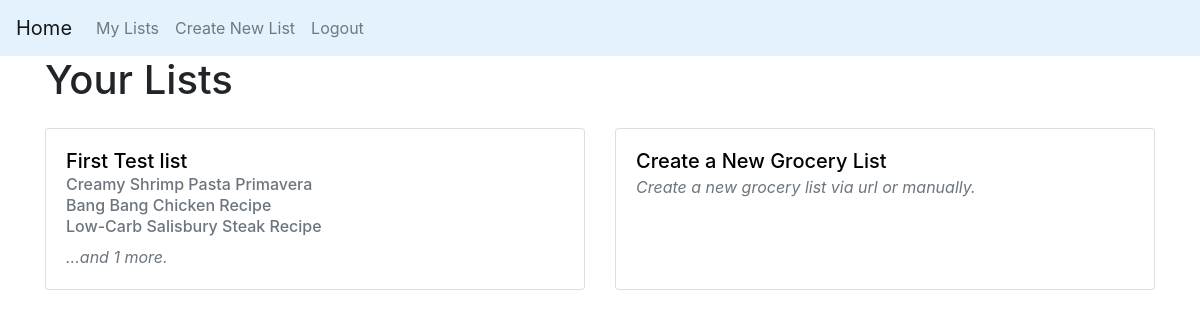
The page /home (signed in) on the database as committed earlier.
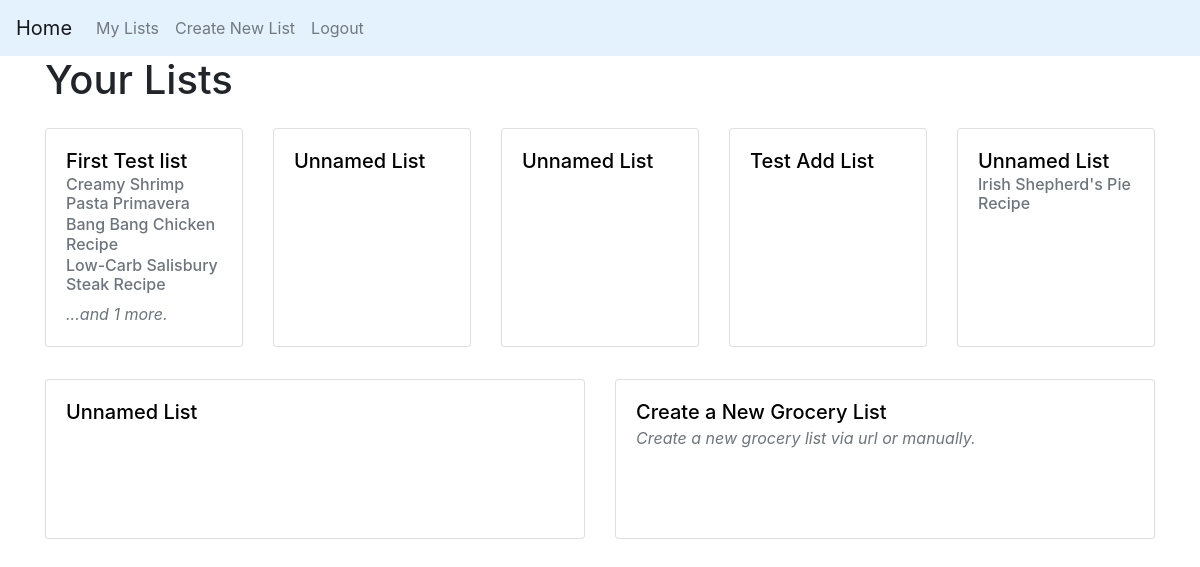
The same page on the database as committed later.
### grocerylistapp/models.py (models this page shows, shortened)
class CompiledList(db.Model):
    id = db.Column(db.Integer, primary_key=True)    # the primary key
    name = db.Column(db.String(20), nullable=False, default="Unnamed List")  # user created name, optional
    hex_name = db.Column(db.String(20), unique=True, nullable=False)  # name for database #TODO use hex_id() function
    lines = db.relationship('CleanedLine', backref='list', lazy=True)  # cleaned lines for the list
    recipes = db.relationship('RecipeList', backref='complist', lazy=True)  # all recipes that are in the compiled list
    user_id = db.Column(db.ForeignKey('user.id'), nullable=False)  # the id of the user who made the list

class RecipeList(db.Model):
    id = db.Column(db.Integer, primary_key=True)  # the primary key
    name = db.Column(db.String, nullable=False)  # name for recipe (from url)
    hex_name = db.Column(db.String(20), unique=True, nullable=False)  # name for database #TODO use hex_id() function
    hex_color = db.Column(db.String(6), nullable=False)  # randomly generated color for use in lists
    image_file = db.Column(db.String(20), nullable=False, default='default.jpg')  # image for list
    recipe_url = db.Column(db.String(200))
    compiled_list = db.Column(db.ForeignKey('compiled_list.id'))    # the id of the compiled list
    lines = db.relationship('RawLine', backref='rlist', lazy=True)  # the lines of the list

### grocerylistapp/account/routes.py (the view)
@account.route('/home', methods=['GET', 'POST'])
def user_homepage():
    user_lists = CompiledList.query.filter_by(user_id=current_user.id)
    user_lists = [ChecklistCard(c, 3) for c in user_lists]
    url_form = RecipeURLForm(prefix='url')
    return render_template('user_home.html', user_lists=user_lists, url_form=url_form, grocery_lists=user_lists)

### grocerylistapp/models.py (called while the page is built)
@login_manager.user_loader
def load_user(user_id):
    print(user_id)
    return User.query.get(user_id)

### grocerylistapp/templates/user_home.html (shortened to what this page needs)
{% extends 'layout.html' %}
{% block content %}
<h1>Your Lists</h1>
<div class="card-deck">
{% for list in user_lists %}
        <div class="card recipe-card my-3">
            <div class="card-body">
                <h5><a href="{{url_for('checklist.compiled_list', hex_name=list.hex_name)}}" class="stretched-link card-title">{{list.name}}</a></h5>
                {% for recipe in list.sample_recipes %}
                    <h6 class="card-subtitle mb-2 text-muted">{{ recipe.name }}</h6>
                {% endfor %}
                {% if list.leftover_recipes > 0 %}
                    <p class="card-text font-italic text-muted">...and {{list.leftover_recipes}} more. </p>
                {% endif %}
            </div>
        </div>
{% endfor %}
        <div class="card recipe-card my-3">
            <div class="card-body">
                <h5><a href="{{url_for('checklist.create_list_page')}}" class="stretched-link card-title">Create a New Grocery List</a></h5>
                <p class="card-subtitle mb-2 text-muted font-italic">Create a new grocery list via url or manually.</p>
            </div>
        </div>
</div>
{% endblock content %}

### grocerylistapp/templates/layout.html (shortened to what this page needs)
<!DOCTYPE html>
<html lang="en">
<head>
    <link rel="stylesheet" href="https://stackpath.bootstrapcdn.com/bootstrap/4.4.1/css/bootstrap.min.css">
    <link rel="stylesheet" href="{{url_for('static', filename='main.css')}}">
</head>
<body>
<nav class="navbar navbar-light navbar-expand-sm" style="background-color: #e3f2fd;">
    <a class="navbar-brand" href="{{ url_for('main.home') }}">Home</a>
        <div class="collapse navbar-collapse" id="myNavbar">
            <ul class="nav navbar-nav">
                {% if grocery_lists %}
                    <li class="nav-item dropdown">
                        <a class="nav-link" data-toggle="dropdown" href="#" role="button">
                            My Lists
                        </a>
                    </li>
                {% endif %}
                {% if current_user.is_authenticated %}
                    <li class="nav-item"><a class="nav-link" href="{{ url_for('checklist.create_list_page') }}">Create New List</a></li>
                    <li class="nav-item"><a class="nav-link" href="{{ url_for('account.logout') }}">Logout</a></li>
                {% endif %}
            </ul>
        </div>
</nav>
<div class="container" role="main">
    {% block content %}{% endblock %}
</div>
</body>
</html>

### grocerylistapp/static/main.css (style rules this page uses)
.recipe-card { min-height: 10rem; }
.recipe-card .card-title { color: black; }

Rows that differ between the two databases and show on the page:
added CompiledList: name "Unnamed List"
added CompiledList: name "Unnamed List"
added CompiledList: name "Test Add List"
added CompiledList: name "Unnamed List"
added RecipeList: name "Irish Shepherd's Pie Recipe", shown under "Unnamed List"
added CompiledList: name "Unnamed List"
